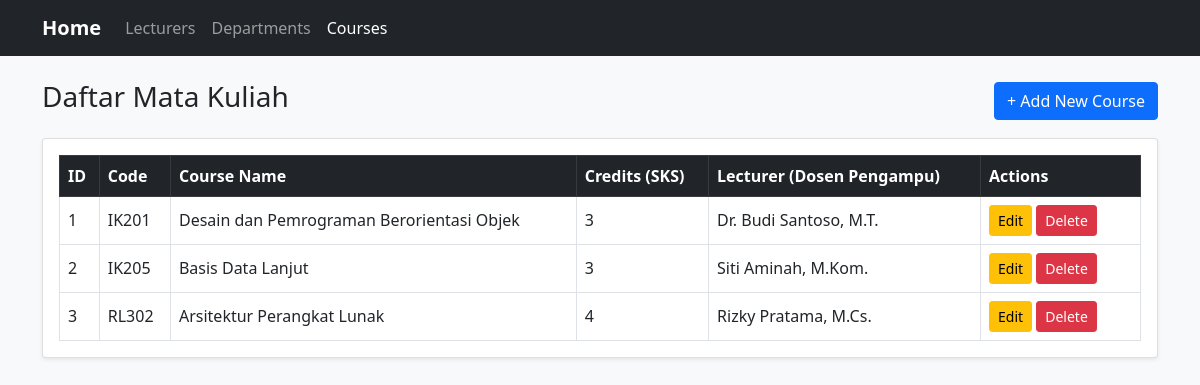
The app's page /index.php?controller=course&action=index with its own data.
### tables this page shows
CREATE TABLE courses (
    id INT AUTO_INCREMENT PRIMARY KEY,
    course_code VARCHAR(20) NOT NULL,
    course_name VARCHAR(100) NOT NULL,
    credits INT NOT NULL DEFAULT 3,
    lecturer_id INT NULL,
    CONSTRAINT fk_course_lecturer
        FOREIGN KEY (lecturer_id) REFERENCES lecturers(id)
        ON DELETE CASCADE
        ON UPDATE CASCADE
);

CREATE TABLE lecturers (
    id INT AUTO_INCREMENT PRIMARY KEY,
    name VARCHAR(100) NOT NULL,
    nidn VARCHAR(30) NOT NULL,
    phone VARCHAR(20) NOT NULL,
    join_date DATE NOT NULL,
    department_id INT NULL,
    CONSTRAINT fk_lecturer_department
        FOREIGN KEY (department_id) REFERENCES departments(id)
        ON DELETE SET NULL
        ON UPDATE CASCADE
);

### controllers/CourseController.php (called while the page is built, shortened)
<?php
require_once __DIR__ . '/../models/Course.php';
class CourseController {
    private Course $courseModel;
    public function __construct(mysqli $db) {
        $this->courseModel = new Course($db);
    }
    public function index(): void {
        $courses = $this->courseModel->getAll();
        require __DIR__ . '/../views/courses/index.php';
    }
}

### models/Course.php (called while the page is built, shortened)
<?php
class Course {
    private mysqli $conn;
    public function __construct(mysqli $db) {
        $this->conn = $db;
    }
    public function getAll(): array {
        $sql = "SELECT courses.*, lecturers.name AS lecturer_name
                FROM courses
                LEFT JOIN lecturers ON courses.lecturer_id = lecturers.id
                ORDER BY courses.id ASC";
        $result = $this->conn->query($sql);
        return $result->fetch_all(MYSQLI_ASSOC);
    }
}

### views/courses/index.php (the view)
<?php require __DIR__ . '/../layouts/header.php'; ?>
<div class="d-flex justify-content-between align-items-center mb-3">
    <h3>Daftar Mata Kuliah</h3>
    <a href="index.php?controller=course&action=create" class="btn btn-primary">+ Add New Course</a>
</div>
<div class="card shadow-sm">
    <div class="card-body">
        <table class="table table-bordered table-hover align-middle mb-0">
            <thead class="table-dark">
                <tr>
                    <th>ID</th>
                    <th>Code</th>
                    <th>Course Name</th>
                    <th>Credits (SKS)</th>
                    <th>Lecturer (Dosen Pengampu)</th>
                    <th width="160">Actions</th>
                </tr>
            </thead>
            <tbody>
                <?php foreach ($courses as $row): ?>
                <tr>
                    <td><?= htmlspecialchars($row['id']) ?></td>
                    <td><?= htmlspecialchars($row['course_code']) ?></td>
                    <td><?= htmlspecialchars($row['course_name']) ?></td>
                    <td><?= htmlspecialchars($row['credits']) ?></td>
                    <td><?= htmlspecialchars($row['lecturer_name'] ?? '-') ?></td>
                    <td>
                        <a href="index.php?controller=course&action=edit&id=<?= $row['id'] ?>" class="btn btn-sm btn-warning">Edit</a>
                        <a href="index.php?controller=course&action=delete&id=<?= $row['id'] ?>" class="btn btn-sm btn-danger" onclick="return confirm('Hapus mata kuliah ini?')">Delete</a>
                    </td>
                </tr>
                <?php endforeach; ?>
            </tbody>
        </table>
    </div>
</div>
<?php require __DIR__ . '/../layouts/footer.php'; ?>

### records on screen
courses: id "1", course_code "IK201", course_name "Desain dan Pemrograman Berorientasi Objek", credits "3", lecturer.name "Dr. Budi Santoso, M.T."
courses: id "2", course_code "IK205", course_name "Basis Data Lanjut", credits "3", lecturer.name "Siti Aminah, M.Kom."
courses: id "3", course_code "RL302", course_name "Arsitektur Perangkat Lunak", credits "4", lecturer.name "Rizky Pratama, M.Cs."
